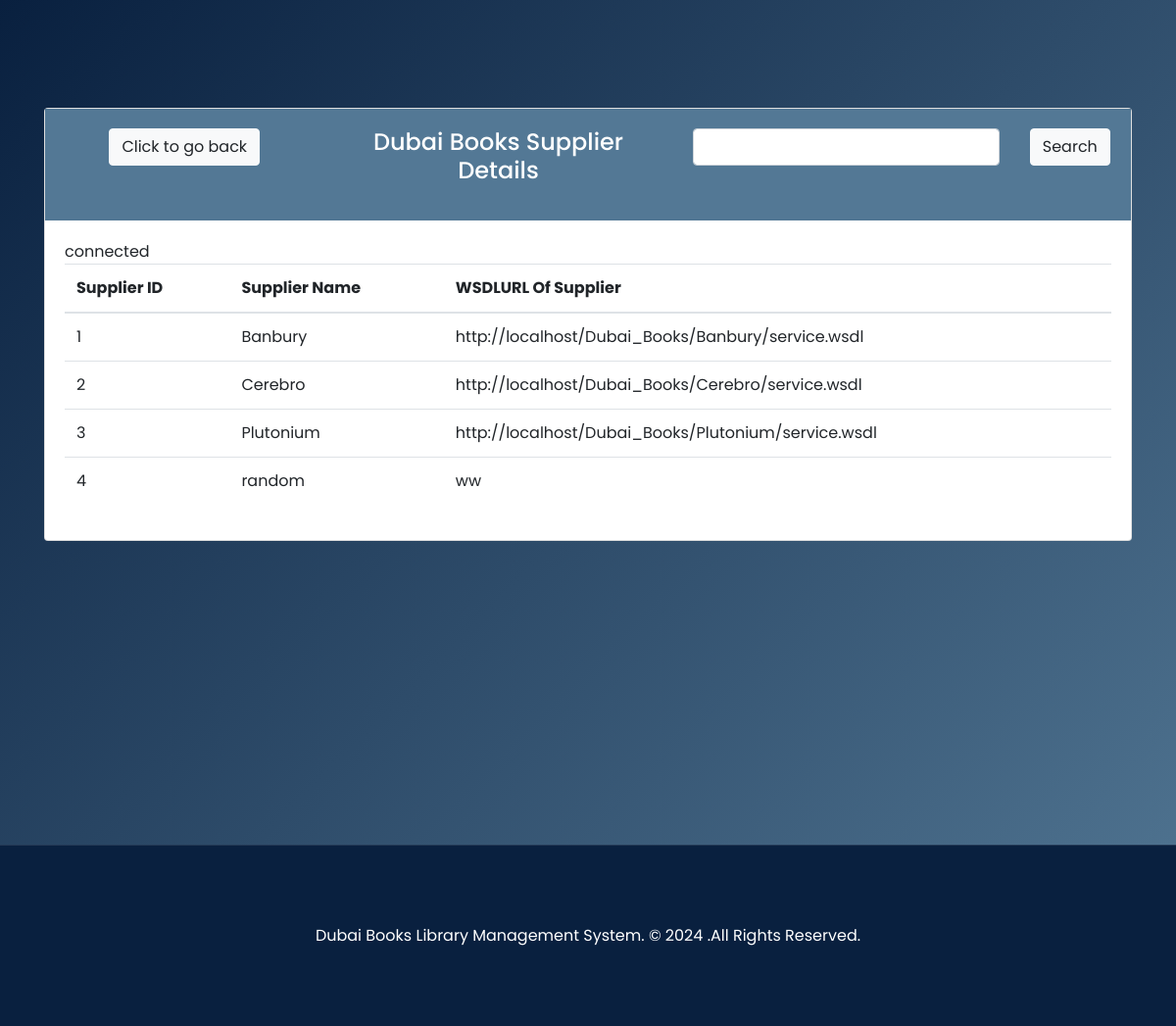
Screenshot of /AdminWW/php/view_supplier.php with the database file from the repository.
### tables this page shows
CREATE TABLE `registry` (
  `supid` int(11) NOT NULL,
  `supname` varchar(100) NOT NULL,
  `wsdlurl` varchar(250) NOT NULL
);

### AdminWW/php/suppliers_process.php (the view, shortened to what this page needs)
<?php
function view_suppliers(){
    require('cons.php');
    $sql = "SELECT * FROM registry";
    $result = mysqli_query($conn, $sql);
    if(mysqli_num_rows($result) > 0){
        while ($row=mysqli_fetch_array($result)) {
            $id =  $row['supid'];
            $name = $row['supname'];
            $wsdlurl = $row['wsdlurl'];
            echo "<tr>
            <td>$id</td>
            <td>$name</td>
            <td>$wsdlurl</td>
            </tr>";
        }
    } else {
        echo "<script>alert('The record cant be found')</script>";
        echo "<script>window.open('.php', '_self')</script>";
    }
}
?>

### AdminWW/php/index_style.css (style rules this page uses)
* { padding: 0; margin: 0; box-sizing: border-box; font-family: 'Poppins', sans-serif; list-style: none; text-decoration: none; }
body { background: linear-gradient(135deg, #09203F, #537895); }

### AdminWW/php/view_supplier.php (style rules this page uses)
body { background: linear-gradient(135deg, #09203F, #537895); }

### rows the page displays
registry: supid "1", supname "Banbury", wsdlurl "http://localhost/Dubai_Books/Banbury/service.wsdl"
registry: supid "2", supname "Cerebro", wsdlurl "http://localhost/Dubai_Books/Cerebro/service.wsdl"
registry: supid "3", supname "Plutonium", wsdlurl "http://localhost/Dubai_Books/Plutonium/service.wsdl"
registry: supid "4", supname "random", wsdlurl "ww"
